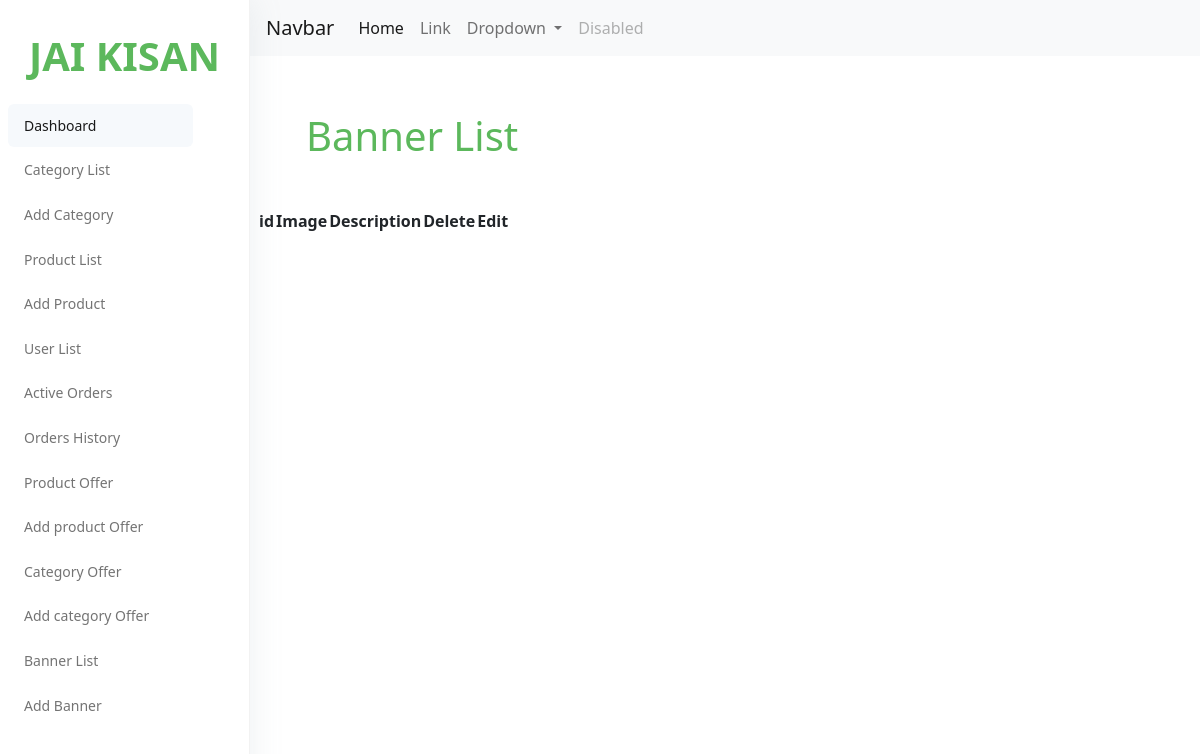
/adminpanel/banner_list, run on an earlier commit of the app's database.
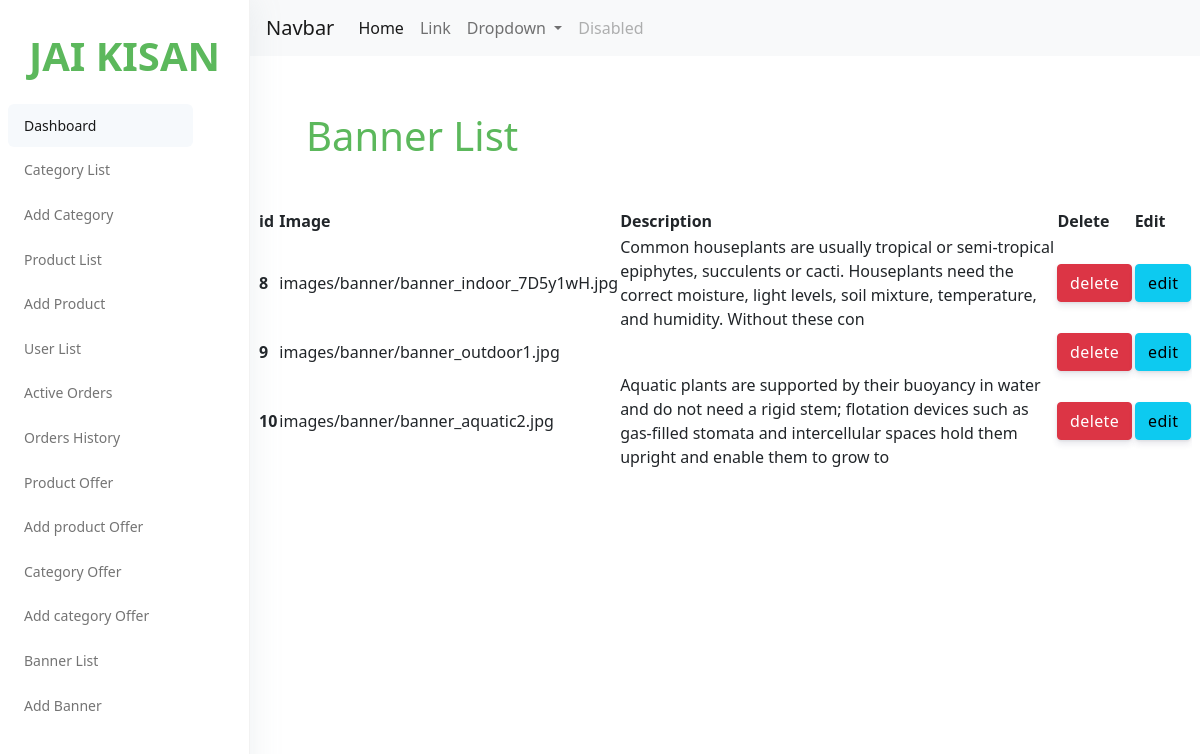
And on a later commit of the database.
### accounts/models.py (models this page shows)
class Banner(models.Model):
    image    = models.ImageField(upload_to='images/banner',blank=True)
    description   = models.TextField(max_length=200,blank=True)

### admin_panel/views.py (the view)
# urls.py: path('banner_list',views.banner_list,name='banner_list'),
def banner_list(request):
    banner_list= Banner.objects.all()
    context={
        'banner_list':banner_list,
    }
    return render(request,'adminpanel/banner/banner_list.html',context)

### cart/context_processors.py (called while the page is built, shortened)
def counter(request):
    cart_count = 0
    if 'admin' in request.path:
        return{}
    return dict(cart_count=cart_count)

### category/context_processors.py (called while the page is built)
def menu_links(request):
    links = category.objects.all()
    return dict(links=links)

### templates/adminpanel/banner/banner_list.html (shortened to what this page needs)
{% load static %}
{% include 'adminpanel/nav.html' %}
<!DOCTYPE html>
<html lang="en">
<head>
    <link rel="stylesheet" href="https://cdn.jsdelivr.net/npm/bootstrap@5.0.0-beta1/dist/css/bootstrap.min.css">
    <link rel="stylesheet" type="text/css" href="https://cdn.datatables.net/1.11.3/css/jquery.dataTables.css">
</head>
<body>
    <div class="header ">
        <div class="align-items-">
            <div class="px-2 col-lg-12 col-7">
                <div class="table-responsive">
                    <div>
                        <h1 style="color:#5cb85c" class="m-5">Banner List</h1>
                    </div>
                    <table id="table" class="display">
                        <thead>
                            <tr>
                                <th scope="col">id</th>
                                <th scope="col">Image</th>
                                <th scope="col">Description</th>
                                <th scope="col">Delete</th>
                                <th scope="col">Edit</th>
                            </tr>
                        </thead>
                        <tbody>
                            {% for x in banner_list %}
                            <tr>
                                <th scope="row">
                                    {{ x.id }}
                                </th>
                                <td>
                                    {{ x.image }}
                                </td>
                                <td>
                                    {{ x.description }}
                                </td>
                                    <td><a class="btn btn-danger" href="" onclick="banner_delete('{{x.id}}')" data-bs-toggle="modal" data-bs-target="#staticBackdrop" >delete</a></td>
                                    <td><a class="btn btn-info" href="" onclick="banner_edit('{{x.id}}')" data-bs-toggle="modal" data-bs-target="#staticBackdrop">edit</a></td>
                            </tr>
                            {% endfor %}
                        </tbody>
                    </table>
                </div>
            </div>
        </div>
    </div>
</body>
</html>

What changed in the data, as far as the page shows it:
added Banner: id "8", image "images/banner/banner_indoor_7D5y1wH.jpg", description "Common houseplants are usually tropical or semi-tropical epiphytes, succulents or cacti. Houseplants need the correct moisture, light levels, soil mixture, temperature, and humidity. Without these con"
added Banner: id "9", image "images/banner/banner_outdoor1.jpg"
added Banner: id "10", image "images/banner/banner_aquatic2.jpg", description "Aquatic plants are supported by their buoyancy in water and do not need a rigid stem; flotation devices such as gas-filled stomata and intercellular spaces hold them upright and enable them to grow to"
